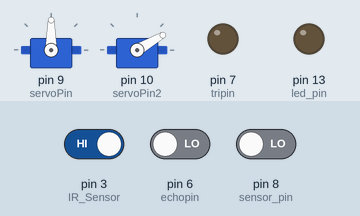
A sketch run on a simulated Arduino Uno, built with avr-gcc and run on an emulated ATmega328P. Shown: 2 × servo, output pins drawn as LEDs (lit = HIGH). The inputs (shaded band) are chosen by the test bench; at power-on: pin 3 (IR_Sensor) HIGH, pin 8 (sensor_pin) LOW, pin 6 (echopin) LOW.

Above: at 2.8 s.
2.9 s: pin 3 (IR_Sensor) driven LOW
At 4.7 s:
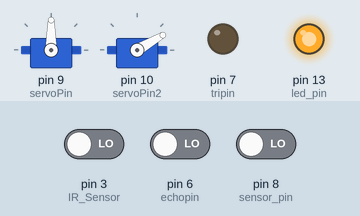
5.5 s: pin 3 (IR_Sensor) driven HIGH
At 7.8 s:
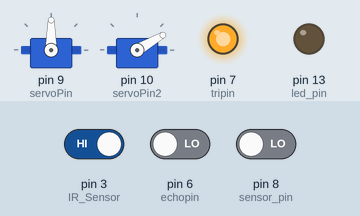
12.5 s: pin 8 (sensor_pin) driven HIGH
At 13.8 s:
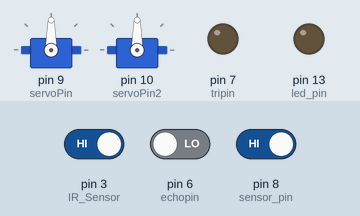
22.5 s: pin 8 (sensor_pin) driven LOW
At 25.5 s:
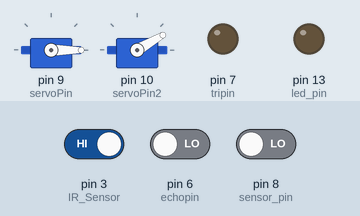
Timing chart, 0 to 27.5 s (numbered marks = the images above; inputs shaded):
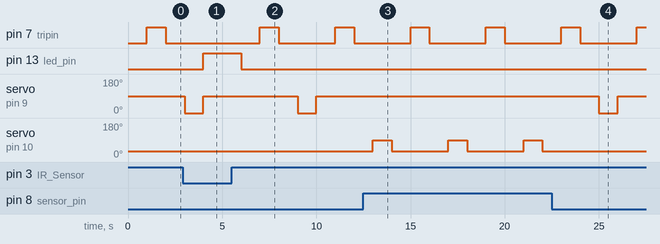

The sketch:

bin.ino
```cpp
#include <Servo.h>

int led_pin = 13;
int sensor_pin = 8;
int servoPin = 9;
int servoPin2 = 10;
int tripin = 7;
int echopin = 6;
int IR_Sensor = 3;
int IR_Sensor2 = 4;
Servo Servo1, Servo2;

void setup() {

  Servo1.write(90);
  Servo2.write(30);

  pinMode(IR_Sensor, INPUT);
  pinMode(led_pin, OUTPUT);
  pinMode(sensor_pin, INPUT);
  Servo1.attach(servoPin);
  Servo2.attach(servoPin2);
  Serial.begin(9600);

  pinMode(tripin, OUTPUT);
  pinMode(echopin, INPUT);

}

void loop() {

  if(digitalRead(IR_Sensor) == LOW ) {     // Check the sensor output
    digitalWrite(13, HIGH);   // set the LED on
  }
  else {
    digitalWrite(13, LOW);    // set the LED off
  }

  delay(1000);  // wait for a second

  if(digitalRead(led_pin) == LOW) {
    long duration, distance;
    digitalWrite(tripin, HIGH);

    delay(1000);

    digitalWrite(tripin, LOW);
    duration = pulseIn(echopin, HIGH);
    distance = (duration/2) / 29.1;


    if((distance<=30)) {
      if(digitalRead(sensor_pin) == HIGH) {
        Servo2.write(90);
        delay(1000);
        Servo2.write(30);
      }
      else {
        Servo1.write(0);
        delay(1000);
        Servo1.write(90);
      }

    }
    else if(distance > 30) {
      digitalWrite(led_pin, LOW);
    }
    else {
      digitalWrite(12, HIGH);
    }

  }

}
```

Measured:
- after the input at 2.9 s, pin 7 (tripin): stays LOW (without the input it goes to HIGH after 2.1 s); pin 13 (led_pin): LOW → HIGH after 1.1 s
- after the input at 5.5 s, pin 7 (tripin): alternates HIGH for 1.0 s and LOW for 3.0 s, starting after 1.5 s; pin 13 (led_pin): HIGH → LOW after 0.50 s; servo on pin 9 (servoPin): 90° → 0° after 3.5 s, → 90° 1.0 s later
- after the input at 12.5 s, servo on pin 9 (servoPin): stops changing and stays 90°; servo on pin 10 (servoPin2): alternates 90° for 1.0 s and 30° for 3.0 s, starting after 0.50 s
- after the input at 22.5 s, servo on pin 9 (servoPin): 90° → 0° after 2.5 s, → 90° 1.0 s later; servo on pin 10 (servoPin2): stays 30° (without the input it goes to 90° after 2.5 s)
